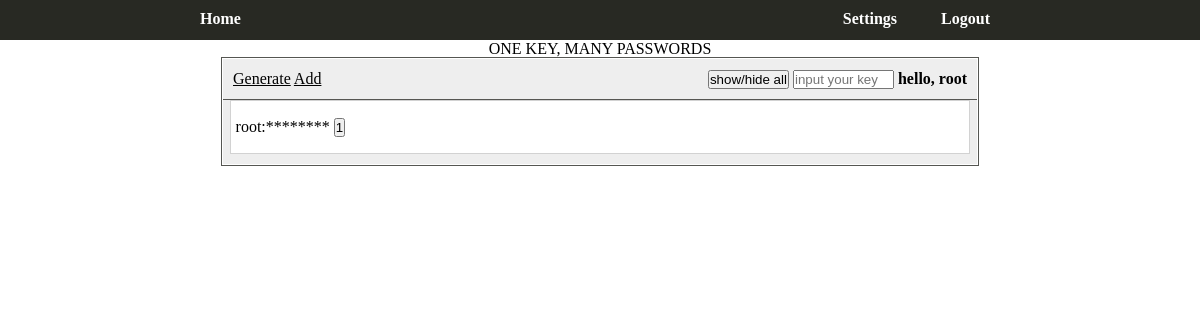
Page / (signed in) on the earlier database version.
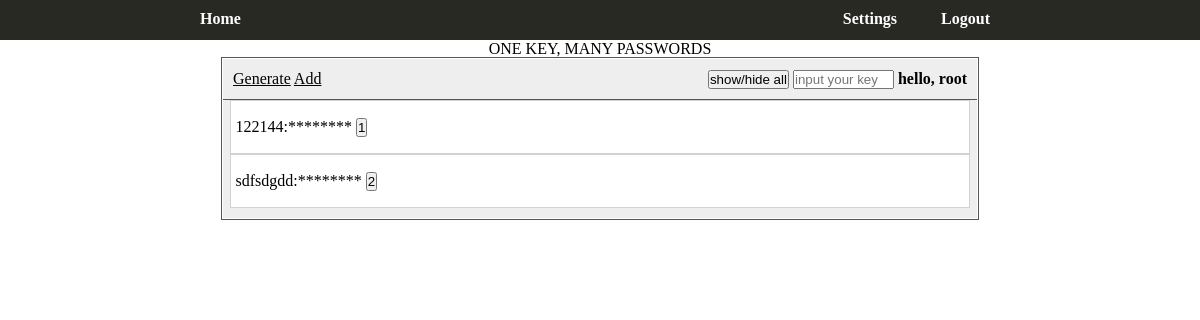
Same page on the later database version.
### app/models.py (models this page shows, shortened)
class User(db.Model, UserMixin):
    id = db.Column(db.Integer, primary_key=True)
    email = db.Column(db.String(120), unique=True, index=True)
    username = db.Column(db.String(64), unique=True, index=True)
    password_hash = db.Column(db.String(128))
    key_hash = db.Column(db.String(64))
    account = db.relationship("Account", backref="master", lazy="dynamic")

class Account(db.Model):
    id = db.Column(db.Integer, primary_key=True)
    user_id = db.Column(db.Integer, db.ForeignKey("user.id"))
    login = db.Column(db.String(64), index=True)
    password = db.Column(db.String(120), index=True)

### app/views.py (the view, shortened to what this page needs)
@app.route("/", methods=["POST", "GET"])
@login_required
def index():
    form = IndexForm()
    accounts = Account.query.filter_by(master=current_user)
    return render_template("index.html", title="home", form=form, accounts=accounts)

### app/forms.py
class IndexForm(FlaskForm):
    key = PasswordField("key")
    submit = SubmitField("show/hide all")
    submit = SubmitField("delete")

### app/models.py (called while the page is built)
@login.user_loader
def load_user(id):
    return User.query.get(int(id))

### app/templates/index.html (shortened to what this page needs)
{% extends "base.html" %}
{% block css %}
    <link rel="stylesheet" type="text/css" href=" {{ url_for("static", filename="css/index.css") }} ">
{% endblock %}
{% block content %}
    <div class="content_wrapper">
        ONE KEY, MANY PASSWORDS <br>
        <div class="content">
            <form action="" method="POST">
                <div class="nav_content">
                    <nav>
                        <div class="left_nav">
                                <a href="/generate">Generate</a>
                                <a href="/add">Add</a>
                        </div>
                        <div class="right_nav">
                            {{ form.submit(value="show/hide all") }} {{ form.key(size=10, placeholder="input your key")}}
                            <strong>
                                hello,
                                {% if current_user.username %}
                                    {{ current_user.username }}
                                {% else %}
                                    anonymous
                                {% endif %}
                            </strong>
                        </div>
                    </nav>
                </div>
                <div class="body_content">
                    {% if decrypted_passwords %}
                        {% for i in range(accounts.count()) %}
                            <div class="index_content">
                                <div class="block_data">
                                    <p>
                                        {{ accounts.all()[i].login }}:{{ decrypted_passwords[i] }} {{ form.submit(value=accounts.all()[i].id) }}
                                    </p>
                                </div>
                            </div>
                        {% endfor %}
                    {% else %}
                        {% for account in accounts.all() %}
                                <p>
                                    <div class="index_content">
                                        <div class="block_data">
                                            <span class=text>{{ account.login }}:******** {{ form.submit(value=account.id) }}</span>
                                        </div>
                                    </div>
                                </p>
                        {% endfor %}
                    {% endif %}
                </div>
            </form>
            <div class="flashed">
             </div>
        </div>
    </div>
{% endblock %}

### app/templates/base.html (shortened to what this page needs)
<!DOCTYPE html>
<html>
<head>
    <link rel="stylesheet" href="{{ url_for("static", filename="css/base.css") }}">
    {% block css %}
    {% endblock %}
</head>
<body>
    <header>
        <div class="head_wrapper">
            <nav>
                <div class="left_nav">
                    <a href="{{ url_for('index') }}">Home</a>
                </div>
                <div class="right_nav">
                        <a href="/settings">Settings</a>
                        {% if not current_user.is_anonymous %}
                            <a href="{{ url_for('logout') }}">Logout</a>
                        {% else %}
                            <a href="{{ url_for('login') }}">Sign in</a>
                            <a href="{{ url_for('reg') }}">Sign up</a>
                        {% endif %}
                </div>
            </nav>
        </div>
    </header>
    <div class="wrapper_content">
        {% block content %}
        {% endblock %}
    </div>
</body>
</html>

### app/static/css/base.css (style rules this page uses)
* { padding: 0; margin: 0; }
header { background: #282923; height: 40px; min-width: 650px; }
.head_wrapper { width: 70%; min-width: 650px; margin-left: auto; margin-right: auto; }
header a, a:visited { text-decoration: none; color: white }
header nav { width: 100%; padding-top: 10px; display: inline-block; }
header a { font-weight: bold; padding: 20px; }
header .left_nav { float: left; margin-right: auto; }
header .right_nav { float: right; margin-right: 10px; height: 30px; text-align: right; }
.wrapper_content { width: 70%; margin-left: auto; margin-right: auto; }
.flashed { padding-top: 10px; color: gray; }

### app/static/css/index.css (style rules this page uses)
.content_wrapper { width: 90%; margin-left: auto; margin-right: auto; text-align: center; }
.content { background: #eeeeee; border: solid 1px white; outline: solid 1px #555652; }
.nav_content { border-bottom: solid 1px #555652; min-height: 40px; }
.nav_content a { color: black; }
.nav_content { line-height: 40px; }
.nav_content .left_nav { float: left; padding-left: 10px; }
.nav_content .right_nav { float: right; padding-right: 10px; }
.block_data { width: 98%; margin-left: auto; margin-right: auto; text-align: left; background: white; border: solid 1px #d2d2d2; line-height: 52px; }
.block_data .text { padding-left: 5px; }

Differences in the rows shown:
changed Account (number 1 of 2 on the later page): login "root" → "122144"
added Account: login "sdfsdgdd"
